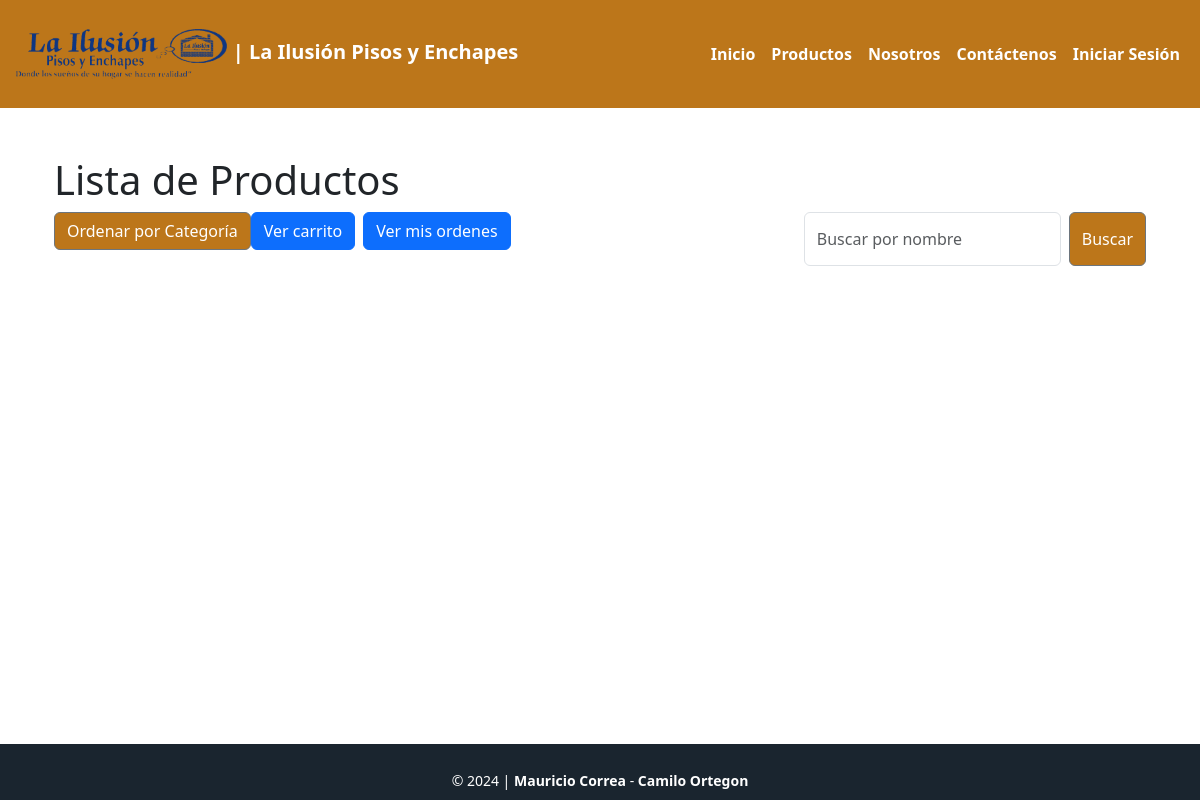
The app's page /product/, older data.
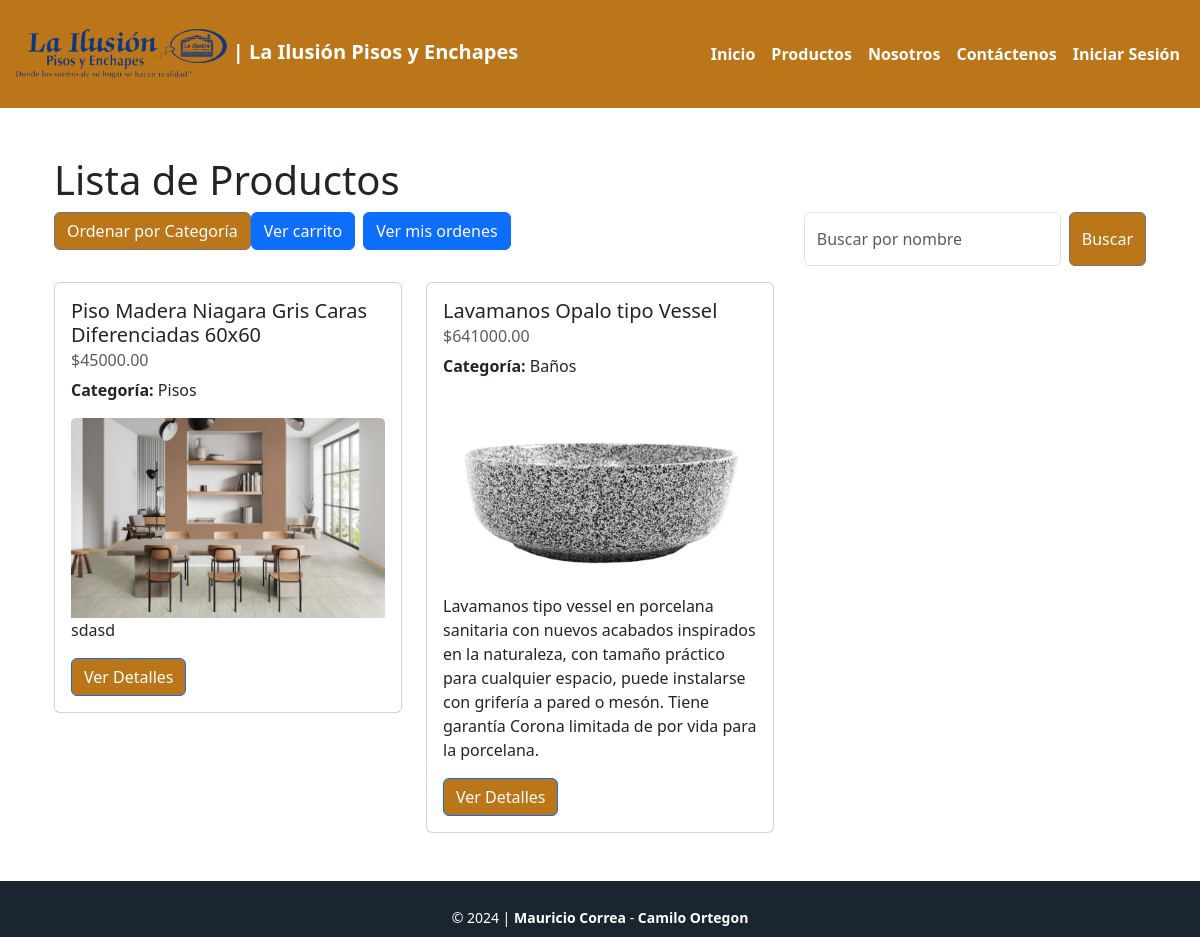
The same page, newer data.
### product/models.py (models this page shows, shortened)
class ProductoBase(models.Model):
    categoria = models.ForeignKey('Categoria', on_delete=models.CASCADE, related_name='productos', verbose_name="Categoría", null=False, blank=False)
    subcategoria = models.ForeignKey('Subcategoria', on_delete=models.CASCADE, related_name='productos', verbose_name="Subcategoría", null=False, blank=False)
    usuario = models.ForeignKey(settings.AUTH_USER_MODEL, on_delete=models.CASCADE, related_name='productos', verbose_name="Usuario", null=True, blank=False)
    id_producto = models.AutoField(primary_key=True, verbose_name="ID del producto", null=False, blank=False)
    nombre = models.CharField(max_length=255, verbose_name="Nombre del producto", null=False, blank=False)
    precio = models.DecimalField(max_digits=10, decimal_places=2, verbose_name="Precio", validators=[MinValueValidator(0)], null=False, blank=False)
    descripcion = models.TextField(verbose_name="Descripción del producto", null=False, blank=False)
    uso = models.TextField(verbose_name="Uso del producto", null=False, blank=False)
    marca = models.CharField(max_length=100, verbose_name="Marca", null=False, blank=False)
    garantia = models.IntegerField(verbose_name="Garantía (meses)", null=False, blank=False)
    fecha_creacion = models.DateTimeField(auto_now_add=True, verbose_name="Fecha de creación", null=False, blank=False)
    fecha_modificacion = models.DateTimeField(auto_now=True, verbose_name="Fecha de última modificación", null=False, blank=False)
    esta_activo = models.BooleanField(default=True, verbose_name="Activo")
    fecha_eliminacion = models.DateTimeField(verbose_name="Fecha de eliminación", null=True, blank=True)
    class Meta:
        abstract = True  # Esto indica que esta clase es abstracta y no se creará una tabla para ella

class Producto(ProductoBase):
    imagenes = models.ManyToManyField(Imagen, blank=True, verbose_name="Imágenes", related_name='productos_inversos')
    acabado = models.CharField(max_length=255, blank=True, null=True, verbose_name="Acabado")
    adherencia = models.CharField(max_length=255, blank=True, null=True, verbose_name="Adherencia")
    alto = models.DecimalField(max_digits=5, decimal_places=2, blank=True, null=True, verbose_name="Alto (cm)")
    altura_griferia = models.DecimalField(max_digits=5, decimal_places=2, blank=True, null=True, verbose_name="Altura de la grifería (cm)")
    ancho = models.DecimalField(max_digits=5, decimal_places=2, blank=True, null=True, verbose_name="Ancho (cm)")
    areas_uso = models.TextField(blank=True, null=True,verbose_name="Áreas de uso")
    calidad = models.CharField(max_length=255, blank=True, null=True, verbose_name="Calidad")
    capacidad_descarga = models.DecimalField(max_digits=5, decimal_places=1, blank=True, null=True, verbose_name="Capacidad de descarga (L)")
    componentes = models.TextField(blank=True, null=True,verbose_name="Componentes incluidos")
    consumo_agua = models.DecimalField(max_digits=5, decimal_places=1, blank=True, null=True, verbose_name="Consumo de agua (L/min)")
    contenido_producto = models.TextField(blank=True, null=True,verbose_name="Contenido del producto")
    diametro_desague = models.DecimalField(max_digits=5, decimal_places=1, blank=True, null=True, verbose_name="Diámetro del desagüe (cm)")
    dimensiones = models.CharField(max_length=255, blank=True, null=True,verbose_name="Dimensiones")
    dilucion = models.CharField(max_length=255, blank=True, null=True,verbose_name="Dilución")
    espesor = models.DecimalField(max_digits=5, decimal_places=2, blank=True, null=True, verbose_name="Espesor (cm)")
    forma = models.CharField(max_length=255, blank=True, null=True,verbose_name="Forma")
    formato = models.CharField(max_length=255, blank=True, null=True,verbose_name="Formato")
    garantia = models.TextField(blank=True, null=True,verbose_name="Garantía")
    incluye = models.TextField(blank=True, null=True,verbose_name="Incluye")
    largo = models.DecimalField(max_digits=5, decimal_places=2, blank=True, null=True, verbose_name="Largo (cm)")
    lavabilidad = models.CharField(max_length=255, blank=True, null=True, verbose_name="Lavabilidad")
    longitud_brazo = models.DecimalField(max_digits=5, decimal_places=2, blank=True, null=True, verbose_name="Longitud del brazo (cm)")
    materiales = models.TextField(blank=True, null=True,verbose_name="Materiales")
    metro_por_caja = models.DecimalField(max_digits=3, decimal_places=2, blank=True, null=True, verbose_name="Metro por caja")
    no_incluye = models.TextField(blank=True, null=True,verbose_name="No incluye")
    perfil_tasa = models.CharField(max_length=255, blank=True, null=True,verbose_name="Perfil de tasa")
    piezas_por_caja = models.PositiveIntegerField(blank=True, null=True, verbose_name="Piezas por caja")
    presentacion = models.CharField(max_length=255, blank=True, null=True,verbose_name="Presentación")
    productos_compatibles = models.TextField(blank=True, null=True,verbose_name="Productos compatibles")
    profundidad_pozo = models.DecimalField(max_digits=5, decimal_places=2, blank=True, null=True, verbose_name="Profundidad del pozo (cm)")
    rendimiento = models.TextField(blank=True, null=True, verbose_name="Rendimiento")
    sistema_accionamiento = models.CharField(max_length=255, blank=True, null=True,verbose_name="Sistema de accionamiento")
    sistema_descarga = models.CharField(max_length=255, blank=True, null=True,verbose_name="Sistema de descarga")
    tiempo_abierto = models.DecimalField(max_digits=2, decimal_places=1,blank=True, null=True, verbose_name="Tiempo abierto (min)")
    tiempo_secado = models.DecimalField(max_digits=2, decimal_places=1,blank=True, null=True, verbose_name="Tiempo de secado (min)")
    tiempo_emboquillar = models.DecimalField(max_digits=2, decimal_places=1,blank=True, null=True, verbose_name="Tiempo para emboquillar (min)")
    tipo_asiento = models.CharField(max_length=255, blank=True, null=True,verbose_name="Tipo de asiento")
    tipo_chorro = models.CharField(max_length=255, blank=True, null=True,verbose_name="Tipo de chorro")
    tipo_cierre = models.CharField(max_length=255, blank=True, null=True,verbose_name="Tipo de cierre")
    tipo_griferia = models.CharField(max_length=255, blank=True, null=True,verbose_name="Tipo de grifería")
    tipo_herrajes = models.CharField(max_length=255, blank=True, null=True,verbose_name="Tipo de herrajes")
    tipo_instalacion = models.CharField(max_length=255, blank=True, null=True, verbose_name="Tipo de instalación")
    tipo_lavamanos = models.CharField(max_length=255, blank=True, null=True, verbose_name="Tipo de lavamanos")
    tipo_manija = models.CharField(max_length=255, blank=True, null=True, verbose_name="Tipo de manija")
    tipo_mezclador = models.CharField(max_length=255, blank=True, null=True, verbose_name="Tipo de mezclador")
    tipo_pintura = models.CharField(max_length=255, blank=True, null=True, verbose_name="Tipo de pintura")
    tipo_regadera = models.CharField(max_length=255, blank=True, null=True, verbose_name="Tipo de regadera")
    tipo_sifon = models.CharField(max_length=255, blank=True, null=True, verbose_name="Tipo de sifón")
    tipo_tanque = models.CharField(max_length=255, blank=True, null=True, verbose_name="Tipo de tanque")
    trafico = models.DecimalField(max_digits=2, decimal_places=0, max_length=255, blank=True, null=True, verbose_name="Tráfico")

class Categoria(models.Model):
    id_categoria = models.AutoField(primary_key=True, verbose_name="ID de la categoría")
    nombre = models.CharField(max_length=100, unique=True, verbose_name="Categoría", null=False, blank=False)

class Imagen(models.Model):
    id_imagen = models.AutoField(primary_key=True, verbose_name="ID de la imagen")
    productos = models.ManyToManyField('Producto', related_name='imagenes_inversas', blank=True)  # Cambiado a 'imagenes_inversas'
    url = models.ImageField(upload_to='imagenes_de_productos/', verbose_name="Imagen", null=False, blank=False)
    descripcion = models.CharField(max_length=255, blank=True, verbose_name="Descripción")

### product/views.py (the view)
# urls.py: path('', ProductIndexView.as_view(), name='product_index'),
class ProductIndexView(View):
    def get(self, request):
        productos = Producto.objects.all()
        busqueda = request.GET.get('busqueda', '')
        if busqueda:
            productos = productos.filter(nombre__icontains=busqueda)
        ordenar_por_categoria = request.GET.get('ordenar', None)
        if ordenar_por_categoria:
            productos = productos.order_by('categoria__nombre')
        productos_con_imagen = []
        for producto in productos:
            imagenes = producto.imagenes.all()  # Usa el related_name que definiste
            primera_imagen = imagenes.first() if imagenes.exists() else None  # Obtén la primera imagen
            productos_con_imagen.append({
                'producto': producto,
                'primera_imagen': primera_imagen,
            })
        context = {
            'title':'Lista de Productos - La Ilusión Pisos y Enchapes',
            'subtitle':'Lista de Productos',
            'productos_con_imagen': productos_con_imagen,
            'busqueda': busqueda,
        }
        return render(request, 'lista_productos.html', context)

### product/templates/lista_productos.html (shortened to what this page needs)
{% extends 'base.html' %}
{% block content %}
    <div class="container mt-4">
        <h1 class="text">{{subtitle}}</h1>
        <div class="row">
            <div class="col-12 d-flex justify-content-between mb-3">
                <div class="row mb-3">
                    <div class="col-12 d-flex justify-content-start">
                        <form method="get" action="{% url 'product_index' %}">
                            <button type="submit" name="ordenar" value="true" class="btn btn-secondary" style="background-color: #bc761a; color: white;">
                                Ordenar por Categoría
                            </button>
                        </form>
                        <a href="{% url 'ver_carrito' %}" class="btn btn-primary me-2">
                            Ver carrito
                        </a>
                        <a href="{% url 'mis_ordenes' %}" class="btn btn-primary me-2">
                            Ver mis ordenes
                        </a>
                    </div>
                </div>
                <form method="get" action="{% url 'product_index' %}" class="d-flex">
                    <input type="text" name="busqueda" placeholder="Buscar por nombre" value="{{ busqueda }}" class="form-control me-2" style="width: auto;"/>
                    <button type="submit" class="btn btn-secondary" style="background-color: #bc761a; color: white;">Buscar</button>
                </form>
            </div>
        </div>
        <div class="row">
            {% for item in productos_con_imagen %}
                <div class="col-md-4 mb-4">
                    <div class="card">
                        <div class="card-body">
                            <h5 class="card-title">{{ item.producto.nombre }}</h5>
                            <h6 class="card-subtitle mb-2 text-muted">${{ item.producto.precio }}</h6>
                            <p class="card-text"><strong>Categoría:</strong> {{ item.producto.categoria.nombre }}</p>
                            {% if item.primera_imagen %}
                                <img src="{{ item.primera_imagen.url.url }}" alt="{{ item.primera_imagen.descripcion }}" class="card-img-top" style="max-height: 200px; object-fit: cover;">
                            {% else %}
                                <img src="https://via.placeholder.com/200" alt="No hay imagen" class="card-img-top" style="max-height: 200px; object-fit: cover;">
                            {% endif %}
                            <p class="card-text">{{ item.producto.descripcion }}</p>
                            <a href="{% url 'detalle_producto' item.producto.id_producto %}" class="btn btn-primary" style="background-color: #bc761a; color: white;">Ver Detalles</a>
                        </div>
                    </div>
                </div>
            {% endfor %}
        </div>
    </div>
{% endblock %}

### companyinformation/templates/base.html (shortened to what this page needs)
{% load static %}
<!doctype html>
<html lang="en">
<head>
    <link href="https://cdn.jsdelivr.net/npm/bootstrap@5.3.0-alpha1/dist/css/bootstrap.min.css" rel="stylesheet" />
    <link href="{% static 'app.css' %}" rel="stylesheet" />
</head>
<body>
<nav class="navbar navbar-expand-lg navbar-dark bg-secondary py-4">
    <div class="container-fluid">
        <a class="navbar-brand" href="{% url 'inicio' %}">
            <img src="{% static 'images/logo.png' %}" alt="Logo" class="img-fluid" style="max-height: 50px;"/>
            | La Ilusión Pisos y Enchapes
        </a>
        <div class="collapse navbar-collapse" id="navbarNavAltMarkup">
            <div class="navbar-nav ms-auto d-flex align-items-center">
                <a class="nav-link active" href="{% url 'inicio' %}">Inicio</a>
                <a class="nav-link active" href="{% url 'product_index' %}">Productos</a>
                <a class="nav-link active" href="{% url 'nosotros' %}">Nosotros</a>
                <a class="nav-link active" href="{% url 'contactenos' %}">Contáctenos</a>
                {% if user.is_authenticated %}
                <form method="post" action="{% url 'logout' %}">
                    {% csrf_token %}
                    <button type="submit" class="btn nav-link text-white" style="padding: 0; border: none; background: none;">
                        Cerrar Sesión
                    </button>
                </form>
                {% else %}
                    <a class="nav-link active" href="{% url 'login' %}">Iniciar Sesión</a>
                {% endif %}
            </div>
        </div>
    </div>
</nav>
<div class="container my-4">
    {% block content %}
    {% endblock %}
</div>
{% block footer %}
<div class="copyright py-4 text-center text-white">
    <div class="container">
        <small>
            &copy; 2024 |
            <a class="text-reset fw-bold text-decoration-none" target="_blank" href="https://x.com/MauricioDCH">
            Mauricio Correa
            </a> -
            <a class="text-reset fw-bold text-decoration-none" target="_blank" href="https://x.com/">
            Camilo Ortegon
            </a>
        </small>
    </div>
</div>
{% endblock %}
</body>
</html>

### companyinformation/static/app.css (style rules this page uses)
.bg-secondary { background-color: #bc761a !important; }
.copyright { background-color: #1a252f; height: 7%; }
nav { font-weight: 600; }
html, body { height: 100%; }
body { display: flex; flex-direction: column; }
.container { flex: 1; }

Row changes from the older to the newer data that the page shows:
added Producto: producto.nombre "Piso Madera Niagara Gris Caras Diferenciadas 60x60", producto.precio "45000.00", producto.categoria.nombre "Pisos", primera_imagen (picture), producto.descripcion "sdasd"
added Producto: producto.nombre "Lavamanos Opalo tipo Vessel", producto.precio "641000.00", producto.categoria.nombre "Baños", primera_imagen (picture), producto.descripcion "Lavamanos tipo vessel en porcelana sanitaria con nuevos acabados inspirados en la naturaleza, con tamaño práctico para cualquier espacio, puede instalarse con grifería a pared o mesón. Tiene garantía Corona limitada de por vida para la porcelana."
